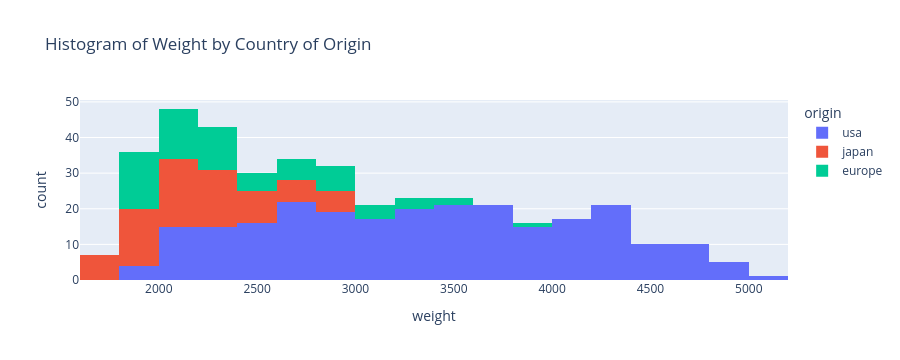

Source (notebook cell):
### Code cell
##  Histogram of weight

fig = px.histogram(cars, x = "weight", nbins= 20, color= "origin", title= "Histogram of Weight by Country of Origin")
fig.show()

### Figure 1 — Plotly figure (JSON) as saved in the notebook; plotly's stock layout.template omitted (floating-point values rounded to 4 significant figures; data arrays with more than 128 entries replaced by an {"elided": "..."} marker saying what was removed)
{"data": [{"alignmentgroup": "True", "bingroup": "x", "hovertemplate": "origin=usa<br>weight=%{x}<br>count=%{y}<extra></extra>", "legendgroup": "usa", "marker": {"color": "#636efa", "pattern": {"shape": ""}}, "name": "usa", "nbinsx": 20, "offsetgroup": "usa", "orientation": "v", "showlegend": true, "type": "histogram", "x": {"elided": "249 int values"}, "xaxis": "x", "yaxis": "y"}, {"alignmentgroup": "True", "bingroup": "x", "hovertemplate": "origin=japan<br>weight=%{x}<br>count=%{y}<extra></extra>", "legendgroup": "japan", "marker": {"color": "#EF553B", "pattern": {"shape": ""}}, "name": "japan", "nbinsx": 20, "offsetgroup": "japan", "orientation": "v", "showlegend": true, "type": "histogram", "x": [2372, 2130, 2130, 2228, 1773, 1613, 2278, 2330, 2288, 2506, 2100, 2279, 2379, 2124, 2807, 1950, 1836, 1649, 2003, 2489, 2391, 2171, 2702, 2545, 1795, 1795, 1990, 2155, 2930, 2045, 1945, 2265, 1985, 2815, 2720, 1985, 2070, 1800, 2560, 2300, 2515, 2405, 2135, 1975, 2020, 1968, 2019, 2711, 2542, 2434, 2265, 2110, 2110, 1850, 2145, 2910, 2420, 2290, 1755, 1760, 2065, 1975, 2050, 1985, 2210, 2350, 2615, 2635, 2900, 2930, 2025, 1970, 2160, 2205, 2245, 1965, 1965, 1995, 2665], "xaxis": "x", "yaxis": "y"}, {"alignmentgroup": "True", "bingroup": "x", "hovertemplate": "origin=europe<br>weight=%{x}<br>count=%{y}<extra></extra>", "legendgroup": "europe", "marker": {"color": "#00cc96", "pattern": {"shape": ""}}, "name": "europe", "nbinsx": 20, "offsetgroup": "europe", "orientation": "v", "showlegend": true, "type": "histogram", "x": [1835, 2672, 2430, 2375, 2234, 2123, 2074, 2065, 1834, 2254, 2933, 2511, 2979, 2189, 1950, 2265, 1867, 2158, 2582, 2868, 2660, 2219, 1963, 2300, 2108, 2246, 2000, 2223, 1937, 2694, 2957, 2945, 2671, 2464, 2220, 2202, 1937, 1825, 3150, 3270, 3820, 1825, 1940, 2190, 2600, 1985, 2830, 3140, 2795, 3410, 1990, 1925, 3530, 3190, 2130, 2144, 2188, 2085, 2335, 2950, 3250, 1835, 1845, 2500, 2190, 2320, 3230, 3160, 1980, 2130], "xaxis": "x", "yaxis": "y"}], "layout": {"autosize": true, "barmode": "relative", "height": 360, "legend": {"title": {"text": "origin"}, "tracegroupgap": 0}, "title": {"text": "Histogram of Weight by Country of Origin"}, "xaxis": {"anchor": "y", "autorange": true, "domain": [0, 1], "range": [1600.0, 5200.0], "title": {"text": "weight"}, "type": "linear"}, "yaxis": {"anchor": "x", "autorange": true, "domain": [0, 1], "range": [0, 50.53], "title": {"text": "count"}}}}
